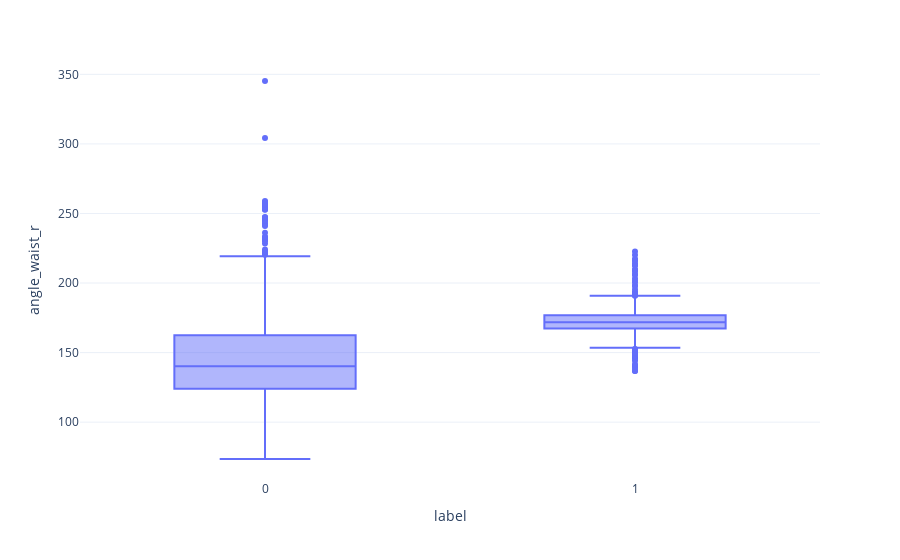

This figure's notebook cell:
### Code cell
find_relation(df, 'label', 'angle_waist_r')

### Figure 1 — Plotly figure (JSON) as saved in the notebook; plotly's stock layout.template omitted (floating-point values rounded to 4 significant figures; data arrays with more than 128 entries replaced by an {"elided": "..."} marker saying what was removed)
{"data": [{"alignmentgroup": "True", "hovertemplate": "label=%{x}<br>angle_waist_r=%{y}<extra></extra>", "legendgroup": "", "marker": {"color": "#636efa"}, "name": "", "notched": false, "offsetgroup": "", "orientation": "v", "quartilemethod": "exclusive", "showlegend": false, "type": "box", "x": {"elided": "1613 int values"}, "x0": " ", "xaxis": "x", "y": {"elided": "1613 float values"}, "y0": " ", "yaxis": "y"}], "layout": {"boxmode": "group", "legend": {"tracegroupgap": 0}, "margin": {"t": 60}, "xaxis": {"anchor": "y", "domain": [0, 1], "title": {"text": "label"}}, "yaxis": {"anchor": "x", "domain": [0, 1], "title": {"text": "angle_waist_r"}}}}
